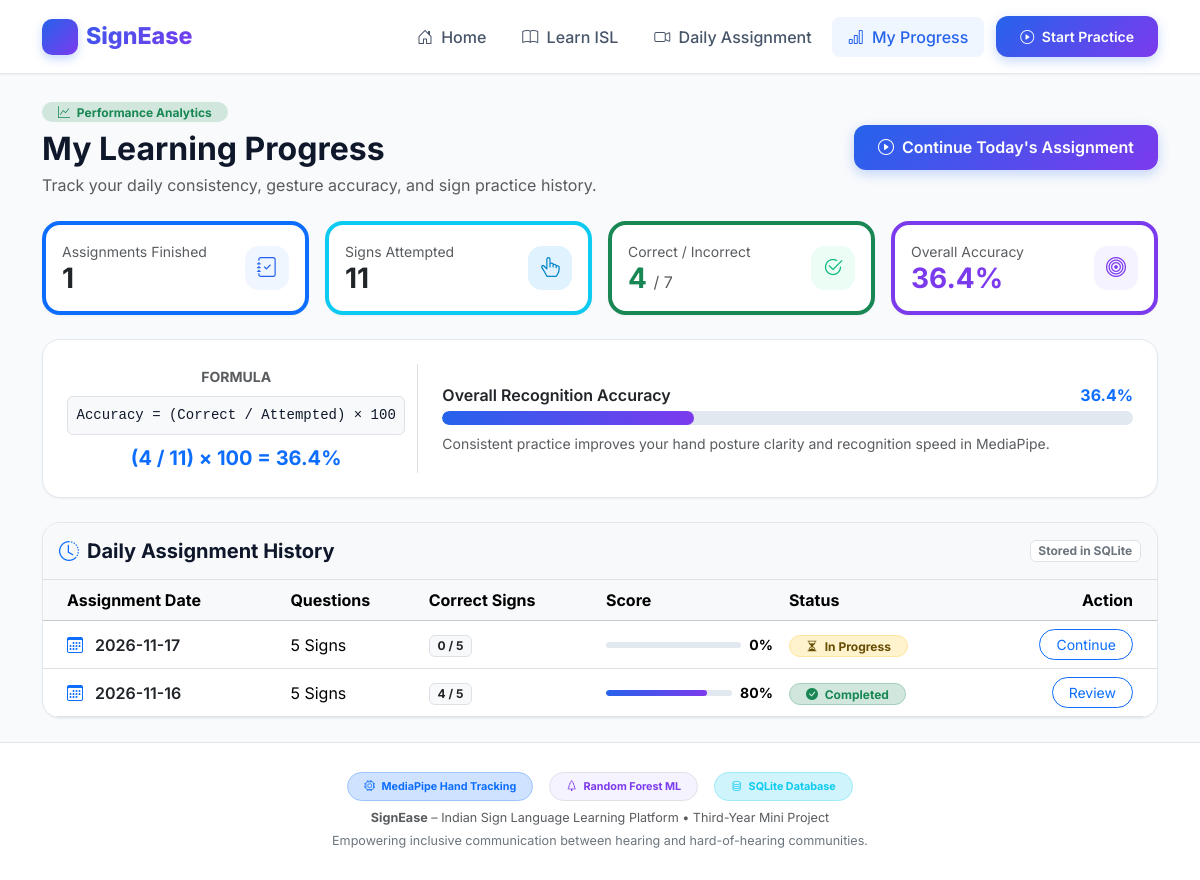
The app's page /progress with its own data.
### tables this page shows
CREATE TABLE daily_assignments (
        id INTEGER PRIMARY KEY AUTOINCREMENT,
        assignment_date TEXT UNIQUE NOT NULL,
        total_questions INTEGER DEFAULT 5,
        status TEXT DEFAULT 'pending', -- 'pending' or 'completed'
        score INTEGER DEFAULT 0,
        completed_at TEXT
    );

### app.py (the view)
@app.route('/progress')
def progress():
    summary = get_progress_summary()
    return render_template('progress.html', summary=summary)

### models.py (called while the page is built)
def get_db():
    conn = sqlite3.connect(DB_PATH)
    conn.row_factory = sqlite3.Row
    return conn

### templates/progress.html (shortened to what this page needs)
{% extends "base.html" %}
{% block content %}
<div class="container py-4">
  <div class="row align-items-center mb-4">
    <div class="col-md-8">
      <span class="badge bg-success-subtle text-success px-3 py-1 rounded-pill mb-2">
        <i class="bi bi-graph-up me-1"></i> Performance Analytics
      </span>
      <h2 class="fw-bold mb-1">My Learning Progress</h2>
      <p class="text-muted mb-0">
        Track your daily consistency, gesture accuracy, and sign practice history.
      </p>
    </div>
    <div class="col-md-4 text-md-end mt-3 mt-md-0">
      <a href="{{ url_for('assignment') }}" class="btn btn-primary-gradient">
        <i class="bi bi-play-circle me-1"></i> Continue Today's Assignment
      </a>
    </div>
  </div>
  <div class="row g-3 mb-4">
    <div class="col-sm-6 col-lg-3">
      <div class="custom-card p-3 h-100 border-start border-4 border-primary">
        <div class="d-flex justify-content-between align-items-center">
          <div>
            <span class="text-muted small d-block">Assignments Finished</span>
            <h3 class="fw-bold text-dark mb-0">{{ summary.total_assignments_completed }}</h3>
          </div>
          <div class="card-icon-box icon-blue mb-0" style="width: 44px; height: 44px; font-size: 1.25rem;">
            <i class="bi bi-journal-check"></i>
          </div>
        </div>
      </div>
    </div>
    <div class="col-sm-6 col-lg-3">
      <div class="custom-card p-3 h-100 border-start border-4 border-info">
        <div class="d-flex justify-content-between align-items-center">
          <div>
            <span class="text-muted small d-block">Signs Attempted</span>
            <h3 class="fw-bold text-dark mb-0">{{ summary.total_questions_attempted }}</h3>
          </div>
          <div class="card-icon-box icon-blue mb-0" style="width: 44px; height: 44px; font-size: 1.25rem; background: #e0f2fe; color: #0284c7;">
            <i class="bi bi-hand-index-thumb"></i>
          </div>
        </div>
      </div>
    </div>
    <div class="col-sm-6 col-lg-3">
      <div class="custom-card p-3 h-100 border-start border-4 border-success">
        <div class="d-flex justify-content-between align-items-center">
          <div>
            <span class="text-muted small d-block">Correct / Incorrect</span>
            <h3 class="fw-bold text-success mb-0">
              {{ summary.correct_answers }} <span class="text-muted fs-6 fw-normal">/ {{ summary.incorrect_answers }}</span>
            </h3>
          </div>
          <div class="card-icon-box icon-green mb-0" style="width: 44px; height: 44px; font-size: 1.25rem;">
            <i class="bi bi-check2-circle"></i>
          </div>
        </div>
      </div>
    </div>
    <div class="col-sm-6 col-lg-3">
      <div class="custom-card p-3 h-100 border-start border-4 border-purple" style="border-color: #7c3aed !important;">
        <div class="d-flex justify-content-between align-items-center">
          <div>
            <span class="text-muted small d-block">Overall Accuracy</span>
            <h3 class="fw-bold text-purple mb-0" style="color: #7c3aed;">{{ summary.accuracy }}%</h3>
          </div>
          <div class="card-icon-box icon-purple mb-0" style="width: 44px; height: 44px; font-size: 1.25rem;">
            <i class="bi bi-bullseye"></i>
          </div>
        </div>
      </div>
    </div>
  </div>
  <div class="custom-card p-4 mb-4">
    <div class="row align-items-center gy-3">
      <div class="col-md-4 text-center border-end">
        <span class="text-muted small text-uppercase fw-bold">Formula</span>
        <div class="mt-2 font-monospace small bg-light p-2 rounded border">
          Accuracy = (Correct / Attempted) &times; 100
        </div>
        <div class="mt-2 fs-5 fw-bold text-primary">
          ({{ summary.correct_answers }} / {{ summary.total_questions_attempted }}) &times; 100 = {{ summary.accuracy }}%
        </div>
      </div>
      <div class="col-md-8 ps-md-4">
        <div class="d-flex justify-content-between align-items-center mb-1">
          <span class="fw-semibold text-dark">Overall Recognition Accuracy</span>
          <span class="fw-bold text-primary">{{ summary.accuracy }}%</span>
        </div>
        <div class="progress progress-modern" style="height: 14px;">
          <div class="progress-bar" role="progressbar" style="width: {{ summary.accuracy }}%;" aria-valuenow="{{ summary.accuracy }}" aria-valuemin="0" aria-valuemax="100"></div>
        </div>
        <small class="text-muted d-block mt-2">
          Consistent practice improves your hand posture clarity and recognition speed in MediaPipe.
        </small>
      </div>
    </div>
  </div>
  <div class="custom-card overflow-hidden">
    <div class="p-3 bg-light border-bottom d-flex justify-content-between align-items-center">
      <h5 class="fw-bold mb-0">
        <i class="bi bi-clock-history text-primary me-2"></i>Daily Assignment History
      </h5>
      <span class="badge bg-white text-secondary border">Stored in SQLite</span>
    </div>
    {% if summary.history %}
    <div class="table-responsive">
      <table class="table table-hover align-middle mb-0">
        <thead class="table-light">
          <tr>
            <th class="ps-4">Assignment Date</th>
            <th>Questions</th>
            <th>Correct Signs</th>
            <th>Score</th>
            <th>Status</th>
            <th class="pe-4 text-end">Action</th>
          </tr>
        </thead>
        <tbody>
          {% for row in summary.history %}
          <tr>
            <td class="ps-4 fw-semibold text-dark">
              <i class="bi bi-calendar3 me-2 text-primary"></i> {{ row.assignment_date }}
            </td>
            <td>{{ row.total_questions }} Signs</td>
            <td>
              <span class="badge bg-light text-dark border">
                {{ row.correct_count }} / {{ row.total_questions }}
              </span>
            </td>
            <td>
              <div class="d-flex align-items-center gap-2">
                <div class="progress progress-modern flex-grow-1" style="width: 70px; height: 6px;">
                  <div class="progress-bar {% if row.score >= 80 %}bg-success{% elif row.score >= 50 %}bg-warning{% else %}bg-danger{% endif %}" style="width: {{ row.score }}%;"></div>
                </div>
                <span class="fw-bold small">{{ row.score }}%</span>
              </div>
            </td>
            <td>
              {% if row.status == 'completed' %}
              <span class="badge bg-success-subtle text-success border border-success-subtle rounded-pill px-3 py-1">
                <i class="bi bi-check-circle-fill me-1"></i> Completed
              </span>
              {% else %}
              <span class="badge bg-warning-subtle text-warning-emphasis border border-warning-subtle rounded-pill px-3 py-1">
                <i class="bi bi-hourglass-split me-1"></i> In Progress
              </span>
              {% endif %}
            </td>
            <td class="pe-4 text-end">
              <a href="{{ url_for('assignment', date=row.assignment_date) }}" class="btn btn-sm btn-outline-primary rounded-pill px-3">
                {% if row.status == 'completed' %}Review{% else %}Continue{% endif %}
              </a>
            </td>
          </tr>
          {% endfor %}
        </tbody>
      </table>
    </div>
    {% endif %}
  </div>
</div>
{% endblock %}

### static/css/style.css (style rules this page uses)
:root { --primary: #2563eb; --primary-hover: #1d4ed8; --primary-light: #eff6ff; --purple: #7c3aed; --purple-light: #f5f3ff; --accent: #06b6d4; --success: #10b981; --warning: #f59e0b; --danger: #ef4444; --dark: #0f172a; --muted: #64748b; --card-bg: #ffffff; --body-bg: #f8fafc; --border: #e2e8f0; --shadow-sm: 0 1px 2px 0 rgb(0 0 0 / 0.05); --shadow-md: 0 4px 6px -1px rgb(0 0 0 / 0.07), 0 2px 4px -2px rgb(0 0 0 / 0.07); --shadow-lg: 0 10px 25px -3px rgb(0 0 0 / 0.08), 0 4px 6px -4px rgb(0 0 0 / 0.04); --radius-lg: 18px; --radius-md: 12px; }
body { font-family: 'Inter', system-ui, -apple-system, BlinkMacSystemFont, "Segoe UI", Roboto, sans-serif; background-color: var(--body-bg); color: var(--dark); min-height: 100vh; display: flex; flex-direction: column; }
.feature-card, .learning-card, .custom-card { background: var(--card-bg); border: 1px solid var(--border); border-radius: var(--radius-lg); box-shadow: var(--shadow-sm); transition: all 0.25s ease; overflow: hidden; }
.card-icon-box { width: 54px; height: 54px; border-radius: 14px; display: inline-flex; align-items: center; justify-content: center; font-size: 1.5rem; margin-bottom: 1.25rem; }
.icon-blue { background: var(--primary-light); color: var(--primary); }
.icon-purple { background: var(--purple-light); color: var(--purple); }
.icon-green { background: #ecfdf5; color: var(--success); }
.progress-modern { height: 10px; background-color: #e2e8f0; border-radius: 9999px; overflow: hidden; }
.progress-modern .progress-bar { background: linear-gradient(90deg, var(--primary) 0%, var(--purple) 100%); border-radius: 9999px; }
.btn-primary-gradient { background: linear-gradient(135deg, var(--primary) 0%, var(--purple) 100%); color: white; border: none; font-weight: 600; padding: 0.65rem 1.5rem; border-radius: var(--radius-md); box-shadow: 0 4px 12px rgba(37, 99, 235, 0.25); transition: all 0.2s ease; }

### records on screen
daily_assignments: assignment_date "2026-11-17", total_questions "5", correct_count "0", score "0", status "pending" (drawn)
daily_assignments: assignment_date "2026-11-16", total_questions "5", correct_count "4", score "80", status "completed" (drawn)

### other values on screen
{{ summary.total_assignments_completed }} "1"
{{ summary.total_questions_attempted }} "11"
{{ summary.correct_answers }} "4"
{{ summary.incorrect_answers }} "7"
{{ summary.accuracy }} "36.4"
